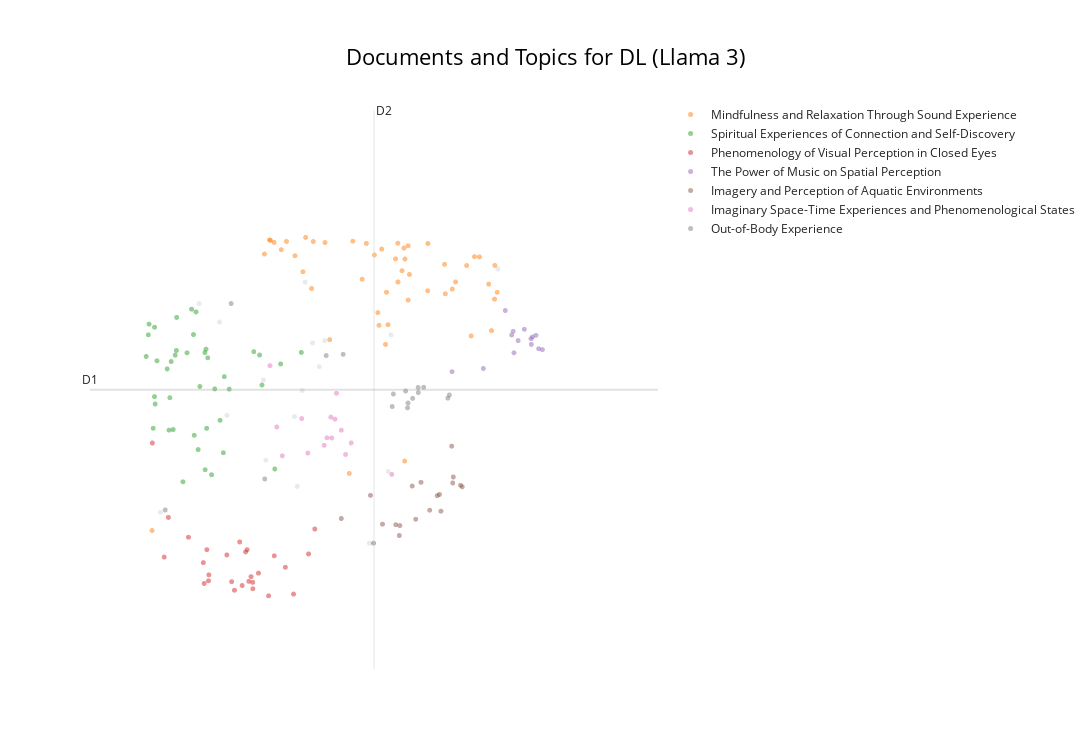
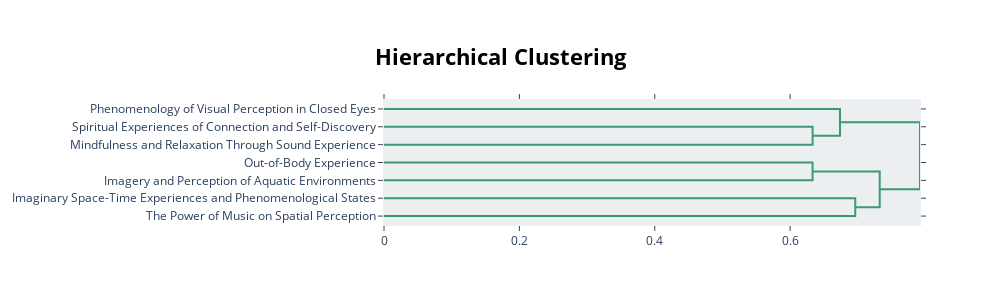

Notebook cell for these charts, in order:
### Markdown cell above
### Visualisation

### Code cell
# Basic visu (to compare with visu before LLM labelling)
display(topic_model.visualize_documents(df_reports, title=f"Documents and Topics for {condition} (Llama 3)",
hide_annotations=True, hide_document_hover=False, custom_labels=True))


# Datammaplot visu 
reduced_embeddings = UMAP(
    n_neighbors=int(chosen_params['n_neighbors']),
    n_components=2, #reduced embedding to 2D for visualization
    min_dist=float(chosen_params['min_dist']),
    metric='cosine',
    random_state=random_seed
).fit_transform(embeddings)

datamapplot.create_plot(
   reduced_embeddings,
   all_labels,
   label_font_size=15,
   title=f"{condition}: Topic representations with Llama 3",
   sub_title="Labeled with `llama-3-8b-instruct` (representations on reduced 2D embeddings)",
   label_wrap_width=20,
   use_medoids=True
)

# hierarchical visu
display(topic_model.visualize_hierarchy(custom_labels=True))

### Figure 1 — Plotly figure (JSON) as saved in the notebook; plotly's stock layout.template omitted (floating-point values rounded to 4 significant figures)
{"data": [{"hoverinfo": "text", "hovertext": ["It was so quick; in and then out.", "I saw concave and convex and the hot orange oscillating of being inside a volcano.", "No one there, not even me.", "I became a white egret from a dream last week.", "I then found myself returning to the world and countryside and gradually getting back to normal everyday life.", "I was a little afraid at thinking of the gas chambers.", "I was struggling because my mind would go back to a string of thoughts, and to get out of it I had to take a very deep breath.", "My heart expanded and I opened my wings to hold the room.", "I was everywhere... I saw my partner's nose, her eyes, her glasses, everything like a molecule of air given eyes.", "There was a being there called Evelyn.", "Anxiety, loneliness, my inner child screaming for love, screeching.", "I was awake the whole time; I could not relax or switch off.", "I had a vision of string theory—that everything in the physical world is connected by invisible string particles and concatenations.", "I embraced my inner child, allowed it to sulk, scream and cry, coming out with a mix of intense feelings but knowing that I could handle them.", "I could see how we are all just little sensory machines moving through this realm, bumping off sounds, colours and emotions.", "The thought of this not working\nbut in the dream\nin another place.", null], "marker": {"color": "#CFD8DC", "opacity": 0.5, "size": 5}, "mode": "markers+text", "name": "other", "showlegend": false, "type": "scattergl", "x": [5.994, 6.929, 5.525, 5.905, 6.96, 6.153, 5.116, 4.802, 5.032, 6.715, 6.215, 4.368, 5.875, 6.078, 8.16, 5.552, 5.961], "y": [11.93, 9.11, 10.47, 8.887, 11.14, 10.67, 9.944, 11.61, 11.33, 8.042, 11.06, 8.503, 9.925, 11.02, 12.12, 9.277, 10.31]}, {"hoverinfo": "text", "hovertext": ["The music conjured up images of Buddhists and other spiritual people...", "A doorway.", "Strange lights and a sense of relaxation.", "My mind began to wander and reflect on my dreams and goals in a relaxed way, whereas usually I am anxious.", "Physically being the music, especially the percussion and the bass.", "Also abstract forms and pink and red colours.", "Breathing is hard.", "Some thoughts about mundane everyday things like work, but mainly felt relaxed and able to float into a dreamlike place.", "Relaxed and peaceful; felt the beats of the music.", "The complexity of the brain can produce a limitless spectrum of experience, from depression to enlightenment.", "This should be available for everyone all the time.", "Very relaxing.", "Relaxed, just about to sleep when music or colour changed.", "Complete relaxation, peace of mind, and ready to face whatever happens.", "The loneliness of the moon.", "An unique experience that teaches us how simple it could be to reconnect with our primitive way to feel emotions through sounds and colours.", "Very little, occasional passing thoughts of nothing much.", "Everything packed into a tiny, insignificant thing.", "Calming sounds, rising elation, curiosity and connection.", "A bit hot to start.", "Some visuals of trees, heat, sun-like experience.", "Vibration in visuals.", "A bird flying\ncoming closer\ncalm and at peace\na baby\na smiling relative.", "The music was both gentle and powerful.", "Physical heaviness.", "It was a beautiful experience of love, peace, harmony, togetherness and freedom.", "Centered in body.", "Almost womb-like.", "It was relaxing.", "Mind really quietened down.", "Nothingness complete.", "I want one of these at home.", "A swivelling vortex of sound.", "We have 86 billion neurons; no wonder we can have psychedelic experiences.", "I fell asleep and woke up with a fresh mindset.", "At first, hearing gongs, I saw myself in Sammi Ling's Buddhist retreat and imagined myself totally relaxing and at peace.", "Physical lightness.", "Helped me with my meditation journey.", "Peacefulness and calm.", "A sense of place akin to home, almost a calling or draw to be submerged away from the world and in my own space where I could float and simply exist without any interruptions.", "A jacuzzi of lightness.", "Deep relaxation, close to falling asleep.", "More scope, mental acceptance, and peace.", "Not sure what the purpose of it was except being with the music; certainly not induced to sleep/dream state as bpm too high.", "An acceptance of being in a stressful time, but self-jubilation and inspiration.", "So many different things.", "I experienced a calmness, almost a nothingness, but it was relaxed and peaceful and soothing.", "Aware of sounds.", "I had a very nice snooze, thank you.", "Windows into my busy life."], "marker": {"opacity": 0.5, "size": 5}, "mode": "markers+text", "name": "Mindfulness and Relaxation Through Sound Experience", "text": ["", "", "", "", "", "", "", "", "", "", "", "", "", "", "", "", "", "", "", "", "", "", "", "", "", "", "", "", "", "", "", "", "", "", "", "", "", "", "", "", "", "", "", "", "", "", "", "", "", ""], "textfont": {"size": 12}, "type": "scattergl", "x": [8.089, 6.0, 7.167, 6.825, 7.648, 5.537, 5.594, 6.926, 7.57, 7.898, 6.53, 7.011, 7.371, 7.152, 6.27, 8.126, 6.067, 5.969, 7.81, 5.88, 7.113, 8.153, 7.561, 7.685, 5.604, 6.909, 5.784, 5.726, 7.037, 7.082, 6.855, 6.218, 8.123, 7.953, 6.812, 7.86, 5.645, 7.036, 7.116, 6.898, 6.086, 6.773, 7.104, 4.274, 7.374, 6.49, 7.152, 8.057, 6.635, 6.683], "y": [11.21, 12.59, 12.04, 11.28, 11.82, 12.34, 12.55, 11.29, 11.75, 12.31, 12.54, 12.27, 11.8, 12.47, 11.07, 12.18, 11.83, 12.08, 12.17, 12.32, 9.264, 11.78, 12.19, 11.93, 12.55, 11.78, 12.53, 12.41, 11.93, 12.1, 12.42, 12.52, 11.67, 12.3, 11.47, 11.13, 12.52, 12.51, 12.27, 11.0, 12.53, 12.33, 12.43, 8.231, 12.5, 9.081, 11.66, 11.9, 11.97, 12.5]}, {"hoverinfo": "text", "hovertext": ["Initially, I was interested in how others were reacting around me.", "Flashes of my past, seeing my lovely Mum.", "I think I ought to experience it once more to see if it changes.", "At some point started experimenting and trying to recall the images I liked.", "Then an overwhelming feeling of love and connection to everyone in the room.", "I felt connected.", "I felt the weight of the people in the room.", "My partner, Dad, my sister, niece and nephew, my friends.", "It was something very familiar to the soul but not... I experienced several emotions.", "I can't realize how long that experience was.", "I love all of it; the feeling was amazing and I would come back.", "I saw past experiences and reflected on my choices.", "I began to see the source, the light we all come from, the connection to everything.", "I wish I were here with George and that he created this experience for me.", "I flew around the room touching everyone.", "I asked him how I was doing and about my husband.", "Just my mind has been there.", "Retrospective thoughts.", "This is a thought I had anyway during the dream machine.", "My thoughts have been to somewhere no one has been to.", "Like I am part of something bigger.", "Ho provato compassione per me stessa e ho realizzato il mio negative self-talking.", "I couldn't stop the thinking process; I was trying to memorise the visuals and then trying to disconnect but couldn't; I wish I meditated more.", "Dopo ho visto una luce rosa luminosa ed ho provato un senso di amore e ho capito che I deserve love and to be loved.", "My thoughts were about connecting with others.", "The same set of thoughts occurred thrice, and I inhaled really deep to get past it.", "Pleasant, but should I be seeing something unexpected?", "It filled my mind.", "The moment I die, I want to feel this.", "We felt so much love.", "It was successful 50% of the time.", "I saw new scenes and reflected on opportunities.", "I arrived stressed, so it took a while to relax.", "He told me we were doing important work that was our destiny.", "Still feeling it now.", "I was interested to see what would happen next!", "I had various flashing images of my memories; random events and people in my life kept popping up; nothing lingered, but lots of individual things happened in the memories.", "He told me he was Francis of Assisi.", "Felt numb too.", "Looking to the past to analyse my future.", "I quite enjoyed the experience."], "marker": {"opacity": 0.5, "size": 5}, "mode": "markers+text", "name": "Spiritual Experiences of Connection and Self-Discovery", "text": ["", "", "", "", "", "", "", "", "", "", "", "", "", "", "", "", "", "", "", "", "", "", "", "", "", "", "", "", "", "", "", "", "", "", "", "", "", "", "", "", ""], "textfont": {"size": 12}, "type": "scattergl", "x": [4.444, 4.791, 4.309, 4.87, 4.55, 4.899, 4.718, 4.739, 5.086, 4.474, 4.232, 4.747, 4.867, 4.978, 4.768, 4.488, 5.141, 4.464, 5.653, 5.509, 4.88, 4.887, 4.621, 4.24, 4.667, 5.038, 4.286, 4.811, 5.482, 4.302, 4.207, 5.075, 5.952, 4.547, 5.417, 4.301, 4.943, 4.534, 5.719, 4.511, 4.329], "y": [10.64, 9.435, 10.11, 9.135, 11.4, 10.8, 11.52, 11.15, 10.52, 10.21, 11.14, 9.648, 10.88, 10.34, 11.48, 10.75, 10.33, 9.725, 9.147, 10.4, 10.93, 9.751, 8.956, 11.3, 10.88, 9.871, 9.753, 10.37, 10.84, 11.26, 10.82, 9.388, 10.88, 10.91, 10.89, 10.22, 9.062, 10.84, 10.71, 9.733, 10.76]}, {"hoverinfo": "text", "hovertext": ["The colours made patterns when I had my eyes closed—almost like a weave of colours in a woollen fabric.", "I had no sense of the grating sounds towards the end except they were the colour turquoise, which gradually turned to black and nothingness.", "It was dark, but also a brilliant blue.", "I didn't experience visual or aural so-called \"hallucinations\".", "We were told at the start that we could keep our eyes open, so I did a lot as I thought it was more of a light show, so I didn't get the whole idea or impact of flickering lights on closed eyes.", "I can't recognise the colour actually, but I can feel the light dimming.", "Once I went past that it was blank.", "I mostly saw grey geometric shapes.", "After a while, I began to relax, and the changing colours made me feel safe and happy.", "The colours behind my closed eyes swapped to the opposite colour or the colour spectrum of that on the screen.", "Un cerchio giallo con i contorni rossi che si ingrandiva a seconda del mio respiro.", "I did not see anything except for the flickering lights.", "I saw a grey pulsing heart float across my mind.", "I enjoyed the colours on the ceiling.", "It was a bit weird; I know that my brain is trying to create something by itself; I felt different things based on the colour.", "I did not experience visuals and colours.", "I saw a different colour to the lights that were in the centre when I closed my eyes.", "It was near impossible to keep my eyes open.", "Un cerchio non uniforme verde e blu che usciva da uno spazio nero: in quel momento percepivo questo come un simbolo di me stessa che scevo.", "Got many vivid visions, saw lots of colours, my bedroom, old TV shows, video games, cities...", "Don't think the lights were in sync, too, to go with music well...", "I opened my eyes, but thought the centre lights were mild and not that impressive.", "Interested to experience different darkness when different colours were projected.", "Otherwise, interesting but confusing experience, not much visions either.", "The colours I saw when my eyes were shut were very brief, fleeting and nebulous hues, no specific patterns.", "Had my eyes shut most of the time; was aware of colours changing.", "Towards the end, maybe a quarter, I started having really intense visuals of ripples and looking up into a tower."], "marker": {"opacity": 0.5, "size": 5}, "mode": "markers+text", "name": "Phenomenology of Visual Perception in Closed Eyes", "text": ["", "", "", "", "", "", "", "", "", "", "", "", "", "", "", "", "", "", "", "", "", "", "", "", "", "", ""], "textfont": {"size": 12}, "type": "scattergl", "x": [5.47, 5.168, 5.864, 4.683, 4.908, 5.2, 4.89, 5.114, 6.033, 5.286, 5.342, 4.912, 5.258, 5.772, 5.361, 4.85, 5.406, 4.457, 5.325, 5.647, 4.41, 4.859, 5.584, 4.277, 5.386, 5.405, 6.103], "y": [7.597, 7.47, 7.286, 8.131, 7.483, 7.343, 7.946, 7.868, 7.883, 7.413, 7.947, 7.572, 8.061, 7.684, 7.475, 7.754, 7.365, 8.426, 7.913, 7.855, 7.836, 7.443, 7.26, 9.533, 7.545, 7.46, 8.253]}, {"hoverinfo": "text", "hovertext": ["The music took me on a whole journey; I was completely surrounded.", "As the pace gathered further, I was on a train, speeding through countryside, then through time and space until the music reached a climax.", "At times I felt transported to a meadow full of flowers in spring, and then the sound of the bells took me to a mountaintop.", "Thick, hot air saturated with the soundwaves which I was inhaling.", "Punctuated by the audio as it heightened and when it was most loud.", "I became more and more relaxed as the music progressed further with its journey.", "My visual experience would change a lot with the music.", "At one point I think I was milking a cow in a field with someone playing the piano.", "Music wasn't just in the space, it was the space.", "Quando la musica è diventata intensa ho provato ansia e paura e questo ha rafforzato la mia depressione.", "Emptiness in my mind; I was consumed by the power of the music.", "As the music's pace and volume increased, I saw horses galloping at increasing speed and, at some point, I was on a horse too.", "I tried to really focus on the listening, and in doing so the music and my imagination took me to different places.", "I watched the room rise and fall with the music."], "marker": {"opacity": 0.5, "size": 5}, "mode": "markers+text", "name": "The Power of Music on Spatial Perception", "text": ["", "", "", "", "", "", "", "", "", "", "", "", "", ""], "textfont": {"size": 12}, "type": "scattergl", "x": [8.333, 8.537, 7.997, 7.646, 8.244, 8.316, 8.388, 8.661, 8.458, 8.533, 8.589, 8.619, 8.341, 8.548], "y": [11.2, 11.0, 10.64, 10.59, 11.5, 11.14, 11.06, 10.92, 11.23, 11.08, 11.14, 10.94, 10.88, 11.11]}, {"hoverinfo": "text", "hovertext": ["Then things changed and it became very pink and I was in the clouds.", "I turned into a mermaid and watched them on the land as I swam away with turtles and fishes.", "I saw myself flaring, whirling, in water, in the air, becoming one with what I floated in.", "We then started gently running towards the sea.", "It felt like I was deep in the ocean.", "I wasn't drowning; instead, it felt like that's where I was meant to be.", "A sense of truth, the ocean and the beach, sunrise and sunsets, and further along into space and finally back to the deepest ocean.", "I saw a lot of animals, ones which I used to not like, like reptiles, but this time I liked them and they seemed adorable.", "I saw a lot of imagery and colours, especially images of water, ripples of water, snowscapes, drops of water falling.", "I felt like being at water first, then in the womb, then the birth and the light of this world, also at some point being in a bee's panel.", "I saw a starry night and being in blue, warm water and a blue butterfly.", "I met a being, long and blue, with not much of a defined form.", "Then I became a manta ray and drifted.", "I was in a land (not anywhere on Earth); it was another planet, with animals, but they were not the usual colours—a yellow elephant, a blue gorilla.", "I saw some different landscapes.", "Places and waves and an animal.", "I went on a train, underwater, saw seas of colour and pulsing shapes.", "And it also felt like being inside an ocean.", "First drowning in that sound, then learning how to swim and enjoy it and heal."], "marker": {"opacity": 0.5, "size": 5}, "mode": "markers+text", "name": "Imagery and Perception of Aquatic Environments", "text": ["", "", "", "", "", "", "", "", "", "", "", "", "", "", "", "", "", "", ""], "textfont": {"size": 12}, "type": "scattergl", "x": [6.401, 7.521, 7.653, 7.479, 7.504, 7.741, 7.297, 7.237, 6.864, 7.642, 7.053, 6.764, 7.395, 7.013, 6.729, 7.198, 7.059, 7.66, 7.76], "y": [8.41, 8.519, 8.939, 8.749, 8.768, 8.904, 8.949, 8.399, 8.326, 9.486, 8.157, 8.043, 8.533, 8.318, 8.754, 8.893, 8.305, 9.027, 8.882]}, {"hoverinfo": "text", "hovertext": ["My mind is a jellyfish, suspended in space.", "I thought I was drifting in space.", "I don't feel the time.", "Travelling at the speed of light as galaxies whizz past.", "An experience like time travelling, or as I imagine it.", "Flying through a lot of shapes, light, space.", "Reminded me of 2001: Space Odyssey.", "It felt like a journey through the cosmos.", "I made up stories in my head in a narrative way, imagining being on a spaceship with aliens communicating via sounds and colours, and this was nice escapism from stress.", "It is like I am in a dream, in a movie.", "Floating in space.", "Some visuals of space and deep ocean.", "I saw everything, the universe, the multiverse, all of time, and emerged in someone's sleeve.", "Constant thoughts coming towards me as I batted them away into the sky.", "The feeling of freedom, of being in time and space."], "marker": {"opacity": 0.5, "size": 5}, "mode": "markers+text", "name": "Imaginary Space-Time Experiences and Phenomenological States", "text": ["", "", "", "", "", "", "", "", "", "", "", "", "", "", ""], "textfont": {"size": 12}, "type": "scattergl", "x": [6.449, 6.293, 5.599, 6.329, 5.676, 6.401, 6.208, 6.283, 6.024, 5.738, 6.512, 6.968, 5.956, 6.24, 6.347], "y": [9.363, 9.608, 10.68, 9.889, 9.772, 9.724, 9.499, 9.919, 9.383, 9.342, 9.534, 9.067, 9.897, 9.611, 10.27]}, {"hoverinfo": "text", "hovertext": ["I felt myself go down through the layers of the earth into a moss land.", "Then it felt like a type of death experience as I descended into the underworld.", "At that point, I felt I'd left my body—fully immersed in the sound and light.", "Woman next to me was sniffing, so I had to move and it was difficult to get back in.", "It felt like a drug trip at some points.", "Felt as though I was moving through a tunnel at first.", "I tried hard to immerse myself into the dream state but failed.", "I felt intensely anxious and a bit suffocated but also knowing that I've got this.", "Felt like I had a pee without peeing.", "I also felt numb and tingly throughout it at different points.", "I also felt like I was dreaming of random objects and my mind started to create stories like it does when I am dreaming.", "I felt like my body kept sinking or dropping to another level... into the seat and into itself.", "Detachment, as though my body was in one box, mind in another, and my anxiety came from that lack of control.", "There is a moment... I feel like I was drawn back to my body and the environment.", "I felt like my body was light and fuzzy, like I wasn't sitting on anything.", "Towards the end, in darkness, I felt I was being wrapped in metal, in strips."], "marker": {"opacity": 0.5, "size": 5}, "mode": "markers+text", "name": "Out-of-Body Experience", "text": ["", "", "", "", "", "", "", "", "", "", "", "", "", "", "", ""], "textfont": {"size": 12}, "type": "scattergl", "x": [7.327, 7.264, 7.598, 5.162, 6.986, 7.124, 4.422, 6.231, 6.972, 7.151, 5.541, 7.266, 6.421, 7.615, 7.145, 7.202], "y": [10.36, 10.36, 10.2, 11.61, 10.26, 10.31, 8.537, 10.83, 10.08, 10.13, 8.998, 10.28, 10.85, 10.25, 10.06, 10.2]}], "layout": {"annotations": [{"showarrow": false, "text": "D1", "x": 3.576, "y": 10.33, "yshift": 10}, {"showarrow": false, "text": "D2", "x": 6.768, "xshift": 10, "y": 14.48}], "height": 750, "shapes": [{"line": {"color": "#CFD8DC", "width": 2}, "type": "line", "x0": 6.768, "x1": 6.768, "y0": 6.171, "y1": 14.48}, {"line": {"color": "#9E9E9E", "width": 2}, "type": "line", "x0": 3.576, "x1": 9.96, "y0": 10.33, "y1": 10.33}], "title": {"font": {"color": "Black", "size": 22}, "text": "Documents and Topics for DL (Llama 3)", "x": 0.5, "xanchor": "center", "yanchor": "top"}, "width": 1200, "xaxis": {"visible": false}, "yaxis": {"visible": false}}}

### Figure 2 — Plotly figure (JSON) as saved in the notebook; plotly's stock layout.template omitted (floating-point values rounded to 4 significant figures)
{"data": [{"hoverinfo": "text", "marker": {"color": "rgb(61,153,112)"}, "mode": "lines", "type": "scatter", "x": [0.0, 0.6332, 0.6332, 0.0], "xaxis": "x", "y": [-15.0, -15.0, -25.0, -25.0], "yaxis": "y"}, {"hoverinfo": "text", "marker": {"color": "rgb(61,153,112)"}, "mode": "lines", "type": "scatter", "x": [0.0, 0.6736, 0.6736, 0.6332], "xaxis": "x", "y": [-5.0, -5.0, -20.0, -20.0], "yaxis": "y"}, {"hoverinfo": "text", "marker": {"color": "rgb(61,153,112)"}, "mode": "lines", "type": "scatter", "x": [0.0, 0.6331, 0.6331, 0.0], "xaxis": "x", "y": [-35.0, -35.0, -45.0, -45.0], "yaxis": "y"}, {"hoverinfo": "text", "marker": {"color": "rgb(61,153,112)"}, "mode": "lines", "type": "scatter", "x": [0.0, 0.6962, 0.6962, 0.0], "xaxis": "x", "y": [-55.0, -55.0, -65.0, -65.0], "yaxis": "y"}, {"hoverinfo": "text", "marker": {"color": "rgb(61,153,112)"}, "mode": "lines", "type": "scatter", "x": [0.6331, 0.7323, 0.7323, 0.6962], "xaxis": "x", "y": [-40.0, -40.0, -60.0, -60.0], "yaxis": "y"}, {"hoverinfo": "text", "marker": {"color": "rgb(61,153,112)"}, "mode": "lines", "type": "scatter", "x": [0.6736, 0.7918, 0.7918, 0.7323], "xaxis": "x", "y": [-12.5, -12.5, -50.0, -50.0], "yaxis": "y"}], "layout": {"autosize": false, "height": 305, "hoverlabel": {"bgcolor": "white", "font": {"family": "Rockwell", "size": 16}}, "hovermode": "closest", "plot_bgcolor": "#ECEFF1", "showlegend": false, "title": {"font": {"color": "Black", "size": 22}, "text": "<b>Hierarchical Clustering</b>", "x": 0.5, "xanchor": "center", "yanchor": "top"}, "width": 1000, "xaxis": {"mirror": "allticks", "rangemode": "tozero", "showgrid": false, "showline": true, "showticklabels": true, "ticks": "outside", "type": "linear", "zeroline": false}, "yaxis": {"mirror": "allticks", "range": [-70, 0], "rangemode": "tozero", "showgrid": false, "showline": true, "showticklabels": true, "tickmode": "array", "ticks": "outside", "ticktext": ["Phenomenology of Visual Perception in Closed Eyes", "Spiritual Experiences of Connection and Self-Discovery", "Mindfulness and Relaxation Through Sound Experience", "Out-of-Body Experience", "Imagery and Perception of Aquatic Environments", "Imaginary Space-Time Experiences and Phenomenological States", "The Power of Music on Spatial Perception"], "tickvals": [-5, -15, -25, -35, -45, -55, -65], "type": "linear", "zeroline": false}}}
